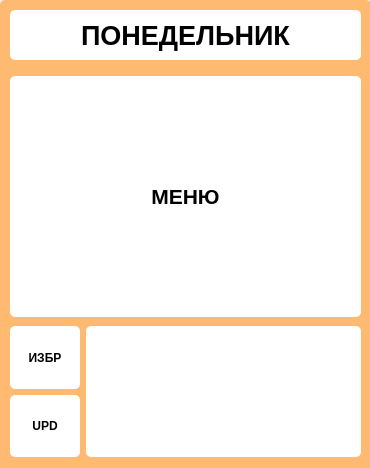
<?xml version="1.0" encoding="UTF-8"?>
<ui version="4.0">
 <class>menuCard</class>
 <widget class="QWidget" name="menuCard">
  <property name="geometry">
   <rect>
    <x>0</x>
    <y>0</y>
    <width>370</width>
    <height>468</height>
   </rect>
  </property>
  <property name="sizePolicy">
   <sizepolicy hsizetype="Preferred" vsizetype="Expanding">
    <horstretch>0</horstretch>
    <verstretch>0</verstretch>
   </sizepolicy>
  </property>
  <property name="windowTitle">
   <string>Form</string>
  </property>
  <property name="autoFillBackground">
   <bool>false</bool>
  </property>
  <property name="styleSheet">
   <string notr="true">border: none;</string>
  </property>
  <widget class="QFrame" name="mainContainer">
   <property name="geometry">
    <rect>
     <x>0</x>
     <y>0</y>
     <width>371</width>
     <height>501</height>
    </rect>
   </property>
   <property name="sizePolicy">
    <sizepolicy hsizetype="Preferred" vsizetype="Expanding">
     <horstretch>0</horstretch>
     <verstretch>0</verstretch>
    </sizepolicy>
   </property>
   <property name="styleSheet">
    <string notr="true"> background: #FFBA71; border-radius: 5;</string>
   </property>
   <property name="frameShape">
    <enum>QFrame::Shape::StyledPanel</enum>
   </property>
   <property name="frameShadow">
    <enum>QFrame::Shadow::Raised</enum>
   </property>
   <widget class="QWidget" name="verticalLayoutWidget_4">
    <property name="geometry">
     <rect>
      <x>10</x>
      <y>10</y>
      <width>351</width>
      <height>481</height>
     </rect>
    </property>
    <layout class="QVBoxLayout" name="verticalLayout">
     <item>
      <widget class="QLabel" name="dayLabel">
       <property name="enabled">
        <bool>true</bool>
       </property>
       <property name="sizePolicy">
        <sizepolicy hsizetype="Preferred" vsizetype="Preferred">
         <horstretch>0</horstretch>
         <verstretch>0</verstretch>
        </sizepolicy>
       </property>
       <property name="minimumSize">
        <size>
         <width>0</width>
         <height>0</height>
        </size>
       </property>
       <property name="maximumSize">
        <size>
         <width>16777215</width>
         <height>50</height>
        </size>
       </property>
       <property name="font">
        <font>
         <pointsize>20</pointsize>
         <italic>false</italic>
         <bold>true</bold>
         <underline>false</underline>
        </font>
       </property>
       <property name="layoutDirection">
        <enum>Qt::LayoutDirection::LeftToRight</enum>
       </property>
       <property name="autoFillBackground">
        <bool>false</bool>
       </property>
       <property name="styleSheet">
        <string notr="true">background: white; color: black; border: none;</string>
       </property>
       <property name="text">
        <string>ПОНЕДЕЛЬНИК</string>
       </property>
       <property name="alignment">
        <set>Qt::AlignmentFlag::AlignCenter</set>
       </property>
       <property name="margin">
        <number>0</number>
       </property>
      </widget>
     </item>
     <item>
      <widget class="QFrame" name="menuFrame">
       <property name="sizePolicy">
        <sizepolicy hsizetype="Preferred" vsizetype="Preferred">
         <horstretch>0</horstretch>
         <verstretch>0</verstretch>
        </sizepolicy>
       </property>
       <property name="styleSheet">
        <string notr="true">border: none;</string>
       </property>
       <property name="frameShape">
        <enum>QFrame::Shape::StyledPanel</enum>
       </property>
       <property name="frameShadow">
        <enum>QFrame::Shadow::Raised</enum>
       </property>
       <widget class="QFrame" name="bottomFrame">
        <property name="geometry">
         <rect>
          <x>0</x>
          <y>250</y>
          <width>351</width>
          <height>141</height>
         </rect>
        </property>
        <property name="sizePolicy">
         <sizepolicy hsizetype="Preferred" vsizetype="Fixed">
          <horstretch>140</horstretch>
          <verstretch>140</verstretch>
         </sizepolicy>
        </property>
        <property name="minimumSize">
         <size>
          <width>0</width>
          <height>140</height>
         </size>
        </property>
        <property name="styleSheet">
         <string notr="true">border: none;</string>
        </property>
        <property name="frameShape">
         <enum>QFrame::Shape::StyledPanel</enum>
        </property>
        <property name="frameShadow">
         <enum>QFrame::Shadow::Raised</enum>
        </property>
        <widget class="QWidget" name="gridLayoutWidget_2">
         <property name="geometry">
          <rect>
           <x>0</x>
           <y>10</y>
           <width>351</width>
           <height>131</height>
          </rect>
         </property>
         <layout class="QGridLayout" name="gridLayout">
          <item row="1" column="0">
           <widget class="QPushButton" name="updateButton">
            <property name="minimumSize">
             <size>
              <width>60</width>
              <height>60</height>
             </size>
            </property>
            <property name="maximumSize">
             <size>
              <width>70</width>
              <height>70</height>
             </size>
            </property>
            <property name="font">
             <font>
              <bold>true</bold>
             </font>
            </property>
            <property name="cursor">
             <cursorShape>PointingHandCursor</cursorShape>
            </property>
            <property name="styleSheet">
             <string notr="true">border: none; background: white; color: black;</string>
            </property>
            <property name="text">
             <string>UPD</string>
            </property>
           </widget>
          </item>
          <item row="0" column="0">
           <widget class="QPushButton" name="favoriteButton">
            <property name="minimumSize">
             <size>
              <width>60</width>
              <height>60</height>
             </size>
            </property>
            <property name="maximumSize">
             <size>
              <width>70</width>
              <height>70</height>
             </size>
            </property>
            <property name="font">
             <font>
              <bold>true</bold>
             </font>
            </property>
            <property name="cursor">
             <cursorShape>PointingHandCursor</cursorShape>
            </property>
            <property name="styleSheet">
             <string notr="true">border: none; background: white; color: black;</string>
            </property>
            <property name="text">
             <string>ИЗБР</string>
            </property>
           </widget>
          </item>
          <item row="0" column="1" rowspan="2">
           <widget class="QFrame" name="rightSide">
            <property name="styleSheet">
             <string notr="true">background: white; color: black; border: none;</string>
            </property>
            <property name="frameShape">
             <enum>QFrame::Shape::StyledPanel</enum>
            </property>
            <property name="frameShadow">
             <enum>QFrame::Shadow::Raised</enum>
            </property>
            <widget class="QWidget" name="verticalLayoutWidget_6">
             <property name="geometry">
              <rect>
               <x>10</x>
               <y>10</y>
               <width>241</width>
               <height>111</height>
              </rect>
             </property>
             <layout class="QVBoxLayout" name="paramsVerticalLayout"/>
            </widget>
           </widget>
          </item>
         </layout>
        </widget>
       </widget>
       <widget class="QFrame" name="productList">
        <property name="geometry">
         <rect>
          <x>0</x>
          <y>10</y>
          <width>351</width>
          <height>241</height>
         </rect>
        </property>
        <property name="styleSheet">
         <string notr="true">border: none; background: white; color: black;</string>
        </property>
        <property name="frameShape">
         <enum>QFrame::Shape::StyledPanel</enum>
        </property>
        <property name="frameShadow">
         <enum>QFrame::Shadow::Raised</enum>
        </property>
        <widget class="QWidget" name="verticalLayoutWidget_5">
         <property name="geometry">
          <rect>
           <x>10</x>
           <y>10</y>
           <width>331</width>
           <height>221</height>
          </rect>
         </property>
         <layout class="QVBoxLayout" name="menuVerticalLayout">
          <property name="sizeConstraint">
           <enum>QLayout::SizeConstraint::SetNoConstraint</enum>
          </property>
          <item>
           <widget class="QLabel" name="menuTitle_2">
            <property name="maximumSize">
             <size>
              <width>16777215</width>
              <height>50</height>
             </size>
            </property>
            <property name="font">
             <font>
              <pointsize>16</pointsize>
              <bold>true</bold>
             </font>
            </property>
            <property name="styleSheet">
             <string notr="true">border: none;</string>
            </property>
            <property name="text">
             <string>МЕНЮ</string>
            </property>
            <property name="alignment">
             <set>Qt::AlignmentFlag::AlignCenter</set>
            </property>
           </widget>
          </item>
         </layout>
        </widget>
       </widget>
      </widget>
     </item>
    </layout>
   </widget>
  </widget>
 </widget>
 <resources/>
 <connections/>
</ui>
